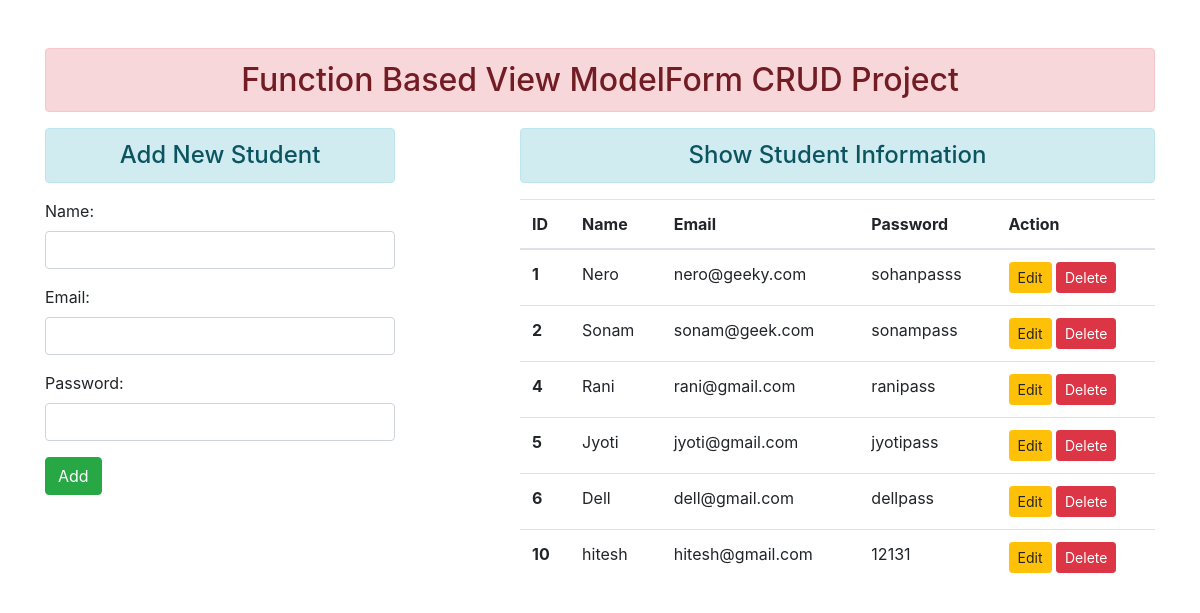
The page / on the database its author committed.
### enroll/models.py (models this page shows)
class User(models.Model):
 name = models.CharField(max_length=70)
 email = models.EmailField(max_length=100)
 password = models.CharField(max_length=100)

### enroll/views.py (the view)
# urls.py: path('', views.add_show, name="addandshow"),
def add_show(request):
 if request.method == 'POST':
  fm = StudentRegistration(request.POST)
  if fm.is_valid():
   nm = fm.cleaned_data['name']
   em = fm.cleaned_data['email']
   pw = fm.cleaned_data['password']
   reg = User(name=nm, email=em, password=pw)
   reg.save()
   fm = StudentRegistration()
 else:
  fm = StudentRegistration()
 stud = User.objects.all()
 return render(request, 'enroll/addandshow.html', {'form':fm, 'stu':stud})

### enroll/forms.py
class StudentRegistration(forms.ModelForm):
    class Meta:
        model = User
        fields = ['name', 'email', 'password']
        widgets = {
            'name': forms.TextInput(attrs={'class': 'form-control'}),
            'email': forms.EmailInput(attrs={'class': 'form-control'}),
            'password': forms.PasswordInput(render_value=True, attrs={'class': 'form-control'}),
        }

### enroll/templates/enroll/addandshow.html (shortened to what this page needs)
{% extends 'enroll/base.html' %}
{% block content %}
<div class="row">
 <div class="col-sm-4">
  <h4 class="text-center alert alert-info">Add New Student</h4>
  <form action="" method="POST">
   {{form.as_p}}
   <input type="submit" class="btn btn-success" value="Add">
  </form>
 </div>
 <div class="col-sm-7 offset-1">
  <h4 class="text-center alert alert-info">Show Student Information</h4>
  {% if stu %}
   <table class="table table-hover">
     <thead>
       <tr>
         <th scope="col">ID</th>
         <th scope="col">Name</th>
         <th scope="col">Email</th>
         <th scope="col">Password</th>
         <th scope="col">Action</th>
       </tr>
     </thead>
     <tbody>
      {% for st in stu %}
       <tr>
         <th scope="row">{{st.id}}</th>
         <td>{{st.name}}</td>
         <td>{{st.email}}</td>
         <td>{{st.password}}</td>
         <td>
         <a href="{% url 'updatedata' st.id %}" class="btn btn-warning btn-sm">Edit</a>
         <form action="{% url 'deletedata' st.id %}" method="post" class="d-inline"> {% csrf_token %}
          <input type="submit" class="btn btn-danger btn-sm" value="Delete">
         </form>
         </td>
       </tr>
      {% endfor %}
     </tbody>
   </table>
  {% else %}
   <h4 class="text-center alert alert-warning">No Records</h4>
  {% endif %}
 </div>
</div>
{% endblock content %}

### enroll/templates/enroll/base.html (shortened to what this page needs)
<!DOCTYPE html>
{% load static %}
<html lang="en">
<head>
 <link rel="stylesheet" href="{% static 'enroll/css/bootstrap.css' %}">
</head>
<body>
 <div class="container mt-5">
  <h2 class="text-center alert alert-danger">Function Based View ModelForm CRUD Project</h2>
  {% block content %} {% endblock content %}
 </div>
</body>
</html>

### rows shown on the page
User: id "1", name "Nero", email "nero@geeky.com", password "sohanpasss"
User: id "2", name "Sonam", email "sonam@geek.com", password "sonampass"
User: id "4", name "Rani", email "rani@gmail.com", password "ranipass"
User: id "5", name "Jyoti", email "jyoti@gmail.com", password "jyotipass"
User: id "6", name "Dell", email "dell@gmail.com", password "dellpass"
User: id "10", name "hitesh", email "hitesh@gmail.com", password "12131"
